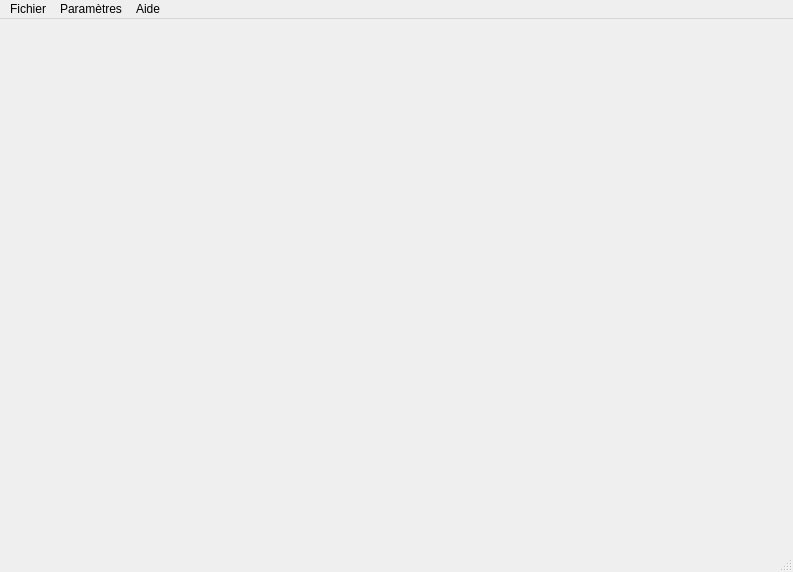
<?xml version="1.0" encoding="UTF-8"?>
<ui version="4.0">
 <class>MainWindow</class>
 <widget class="QMainWindow" name="MainWindow">
  <property name="geometry">
   <rect>
    <x>0</x>
    <y>0</y>
    <width>793</width>
    <height>572</height>
   </rect>
  </property>
  <property name="windowTitle">
   <string>MainWindow</string>
  </property>
  <widget class="QWidget" name="centralwidget"/>
  <widget class="QMenuBar" name="menubar">
   <property name="geometry">
    <rect>
     <x>0</x>
     <y>0</y>
     <width>793</width>
     <height>22</height>
    </rect>
   </property>
   <widget class="QMenu" name="menuFichier">
    <property name="title">
     <string>Fichier</string>
    </property>
    <addaction name="actionQuitter"/>
   </widget>
   <widget class="QMenu" name="menuParam_tres">
    <property name="title">
     <string>Paramètres</string>
    </property>
    <addaction name="actionCharger_diaporama"/>
    <addaction name="actionEnlever_diaporama"/>
    <addaction name="actionVitesse_de_d_filement"/>
   </widget>
   <widget class="QMenu" name="menuAide">
    <property name="title">
     <string>Aide</string>
    </property>
    <addaction name="actionA_propos_de"/>
   </widget>
   <addaction name="menuFichier"/>
   <addaction name="menuParam_tres"/>
   <addaction name="menuAide"/>
  </widget>
  <widget class="QStatusBar" name="statusBar"/>
  <action name="actionQuitter">
   <property name="text">
    <string>Quitter</string>
   </property>
  </action>
  <action name="actionCharger_diaporama">
   <property name="text">
    <string>Charger diaporama</string>
   </property>
  </action>
  <action name="actionEnlever_diaporama">
   <property name="text">
    <string>Enlever diaporama</string>
   </property>
  </action>
  <action name="actionVitesse_de_d_filement">
   <property name="text">
    <string>Vitesse de défilement</string>
   </property>
  </action>
  <action name="actionA_propos_de">
   <property name="text">
    <string>A propos de </string>
   </property>
  </action>
 </widget>
 <resources/>
 <connections/>
</ui>
